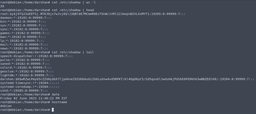
#> input picture test1.png, 256 x 114 px, shrunk from 1205 x 535 before the run
$ python image_to_text.py test1.png
#> lines starting #> are read from the running program, lines starting #| are printed output that depends on the picture
import pytesseract
from PIL import Image
import sys

output_file = 'output.txt'

def get_pixel(image,i,j):
	pixel_output = image.getpixel((i, j))
	if len(pixel_output) == 3:
		return pixel_output
	elif len(pixel_output) == 4:
		return pixel_output[1:]
	else:
		print("Pixel output = ", pixel_output, "\n")
		return pixel_output

def get_inverted_image_name(image_name):
	file_name = image_name.split(".")
	suffix = "_inverted"
	file_name_length = len(file_name)
	if file_name_length == 1:
		file_name[0] += suffix
	elif file_name_length > 1:
		file_name[file_name_length - 2] += suffix
	else:
		print("File name is ", file_name, " and it's filename length is ", file_name_length)

	joined_name = '.'.join(file_name)
	return joined_name

def invert_image_colours(image_name):
	image = Image.open(image_name)
	width, height = image.size

	for i in range(width):
		for j in range(height):
			r, g, b = get_pixel(image, i, j)

            # Invert the colors
			inverted_r = 255 - r
			inverted_g = 255 - g
			inverted_b = 255 - b

            # Set the inverted colors for the pixel
			image.putpixel((i, j), (inverted_r, inverted_g, inverted_b))

    # Save the modified image
	inverted_image_name = get_inverted_image_name(image_name)
	newImage = image.save(inverted_image_name)

	print("Image colours inverted. Inverted image saved as:", inverted_image_name)

def majorityCheck(image_name):
#> called with image_name = 'test1.png'
	image = Image.open(image_name)
#> image is the input picture: PIL image 256x114 RGB; mean R, G, B 69.2, 74.3, 87.1
	width, height = image.size
#> width = 256; height = 114

	white_pixels = 0
	black_pixels = 0

	for i in range(width):
		for j in range(height):
			r, g, b = get_pixel(image, i, j)
			brightness = (r + g + b) // 3

			if brightness > 127:
				white_pixels += 1
			else:
				black_pixels += 1
#> this loop made 256 passes
#> after the loop in invert_image_colours, `for i in range(width):`:
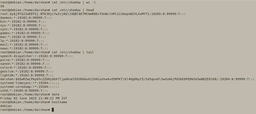
#> image: PIL image 256x114 RGB; mean R, G, B 185.8, 180.7, 167.9
#| Image colours inverted. Inverted image saved as: test1_inverted.png

	if white_pixels > black_pixels:
		return 0
	else:
		return 1

def extract_text_from_image(image_name):
	text = pytesseract.image_to_string(image_name)
	f = open(output_file, 'w')
	f.writelines(text)
	f.close()
	print("Written data to ", output_file)

#Execution starts here
image_name = ""
command_line_input = sys.argv
if len(command_line_input) <= 1 :
	print("Give a valid image name (with file extension)")
	exit()
else :
	image_name = command_line_input[1]
	print("Image name = ", image_name)

if majorityCheck(image_name):
	invert_image_colours(image_name)
	extract_text_from_image(get_inverted_image_name(image_name))
#> (the call stopped at in extract_text_from_image, `text = pytesseract.image_to_string(image_name)`: pytesseract is not available in this run)
else:
	extract_text_from_image(image_name)
